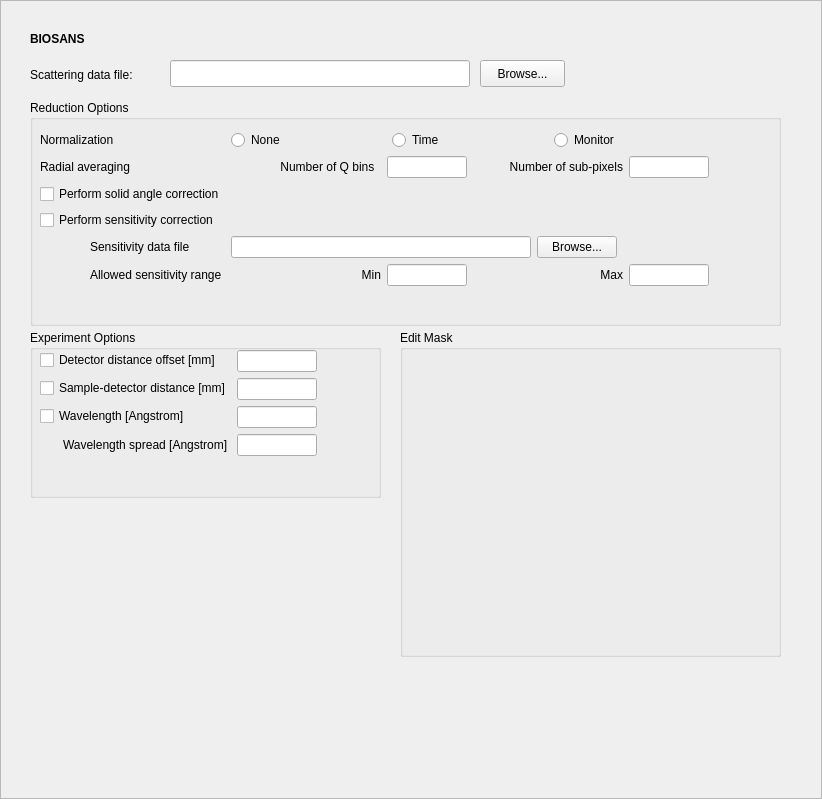
<?xml version="1.0" encoding="UTF-8"?>
<ui version="4.0">
 <class>Frame</class>
 <widget class="QFrame" name="Frame">
  <property name="geometry">
   <rect>
    <x>0</x>
    <y>0</y>
    <width>822</width>
    <height>799</height>
   </rect>
  </property>
  <property name="sizePolicy">
   <sizepolicy hsizetype="Expanding" vsizetype="Expanding">
    <horstretch>0</horstretch>
    <verstretch>0</verstretch>
   </sizepolicy>
  </property>
  <property name="windowTitle">
   <string>Frame</string>
  </property>
  <property name="frameShape">
   <enum>QFrame::StyledPanel</enum>
  </property>
  <property name="frameShadow">
   <enum>QFrame::Raised</enum>
  </property>
  <widget class="QGroupBox" name="reduction_options_groupbox">
   <property name="geometry">
    <rect>
     <x>30</x>
     <y>100</y>
     <width>751</width>
     <height>226</height>
    </rect>
   </property>
   <property name="title">
    <string>Reduction Options</string>
   </property>
   <widget class="QWidget" name="formLayoutWidget_2">
    <property name="geometry">
     <rect>
      <x>10</x>
      <y>30</y>
      <width>713</width>
      <height>210</height>
     </rect>
    </property>
    <layout class="QFormLayout" name="formLayout_2">
     <property name="sizeConstraint">
      <enum>QLayout::SetFixedSize</enum>
     </property>
     <property name="fieldGrowthPolicy">
      <enum>QFormLayout::AllNonFixedFieldsGrow</enum>
     </property>
     <property name="formAlignment">
      <set>Qt::AlignRight|Qt::AlignTop|Qt::AlignTrailing</set>
     </property>
     <item row="0" column="0">
      <widget class="QLabel" name="label_4">
       <property name="text">
        <string>Normalization</string>
       </property>
      </widget>
     </item>
     <item row="0" column="1">
      <layout class="QHBoxLayout" name="horizontalLayout">
       <item>
        <widget class="QRadioButton" name="normalization_none_radio">
         <property name="toolTip">
          <string>Select to skip data normalization.</string>
         </property>
         <property name="text">
          <string>None</string>
         </property>
        </widget>
       </item>
       <item>
        <widget class="QRadioButton" name="normalization_time_radio">
         <property name="toolTip">
          <string>Select to normalize the data to the data collection time.</string>
         </property>
         <property name="text">
          <string>Time</string>
         </property>
        </widget>
       </item>
       <item>
        <widget class="QRadioButton" name="normalization_monitor_radio">
         <property name="toolTip">
          <string>Select to normalize the data to the beam monitor count.</string>
         </property>
         <property name="layoutDirection">
          <enum>Qt::LeftToRight</enum>
         </property>
         <property name="text">
          <string>Monitor</string>
         </property>
        </widget>
       </item>
      </layout>
     </item>
     <item row="2" column="0">
      <widget class="QCheckBox" name="solid_angle_chk">
       <property name="toolTip">
        <string>Select to perform a solid angle correction.</string>
       </property>
       <property name="text">
        <string>Perform solid angle correction</string>
       </property>
      </widget>
     </item>
     <item row="3" column="0">
      <widget class="QCheckBox" name="sensitivity_chk">
       <property name="toolTip">
        <string>Select to perform a detector sensitivity correction.</string>
       </property>
       <property name="text">
        <string>Perform sensitivity correction</string>
       </property>
      </widget>
     </item>
     <item row="4" column="0">
      <widget class="QLabel" name="sensivity_file_label">
       <property name="text">
        <string>Sensitivity data file</string>
       </property>
       <property name="alignment">
        <set>Qt::AlignLeading|Qt::AlignLeft|Qt::AlignVCenter</set>
       </property>
       <property name="wordWrap">
        <bool>false</bool>
       </property>
       <property name="indent">
        <number>50</number>
       </property>
      </widget>
     </item>
     <item row="4" column="1">
      <layout class="QHBoxLayout" name="horizontalLayout_4">
       <item>
        <widget class="QLineEdit" name="sensitivity_file_edit">
         <property name="sizePolicy">
          <sizepolicy hsizetype="Fixed" vsizetype="Fixed">
           <horstretch>0</horstretch>
           <verstretch>0</verstretch>
          </sizepolicy>
         </property>
         <property name="minimumSize">
          <size>
           <width>300</width>
           <height>0</height>
          </size>
         </property>
         <property name="baseSize">
          <size>
           <width>0</width>
           <height>0</height>
          </size>
         </property>
         <property name="toolTip">
          <string>Enter a valid file path to be used for the detector sensitivity data.</string>
         </property>
        </widget>
       </item>
       <item>
        <widget class="QPushButton" name="sensitivity_browse_button">
         <property name="sizePolicy">
          <sizepolicy hsizetype="Fixed" vsizetype="Fixed">
           <horstretch>0</horstretch>
           <verstretch>0</verstretch>
          </sizepolicy>
         </property>
         <property name="text">
          <string>Browse...</string>
         </property>
        </widget>
       </item>
      </layout>
     </item>
     <item row="5" column="0">
      <widget class="QLabel" name="sensitivity_range_label">
       <property name="text">
        <string>Allowed sensitivity range</string>
       </property>
       <property name="indent">
        <number>50</number>
       </property>
      </widget>
     </item>
     <item row="5" column="1">
      <layout class="QHBoxLayout" name="horizontalLayout_5">
       <item>
        <widget class="QLabel" name="sensitivity_min_label">
         <property name="sizePolicy">
          <sizepolicy hsizetype="Fixed" vsizetype="Preferred">
           <horstretch>0</horstretch>
           <verstretch>0</verstretch>
          </sizepolicy>
         </property>
         <property name="minimumSize">
          <size>
           <width>150</width>
           <height>0</height>
          </size>
         </property>
         <property name="maximumSize">
          <size>
           <width>150</width>
           <height>16777215</height>
          </size>
         </property>
         <property name="text">
          <string>Min</string>
         </property>
         <property name="alignment">
          <set>Qt::AlignRight|Qt::AlignTrailing|Qt::AlignVCenter</set>
         </property>
        </widget>
       </item>
       <item>
        <widget class="QLineEdit" name="min_sensitivity_edit">
         <property name="sizePolicy">
          <sizepolicy hsizetype="Fixed" vsizetype="Fixed">
           <horstretch>0</horstretch>
           <verstretch>0</verstretch>
          </sizepolicy>
         </property>
         <property name="minimumSize">
          <size>
           <width>80</width>
           <height>0</height>
          </size>
         </property>
         <property name="maximumSize">
          <size>
           <width>80</width>
           <height>16777215</height>
          </size>
         </property>
         <property name="toolTip">
          <string>Enter the minimum allowed relative sensitivity for any given pixel.</string>
         </property>
        </widget>
       </item>
       <item>
        <widget class="QLabel" name="sensitivity_max_label">
         <property name="sizePolicy">
          <sizepolicy hsizetype="Fixed" vsizetype="Preferred">
           <horstretch>0</horstretch>
           <verstretch>0</verstretch>
          </sizepolicy>
         </property>
         <property name="minimumSize">
          <size>
           <width>150</width>
           <height>0</height>
          </size>
         </property>
         <property name="maximumSize">
          <size>
           <width>150</width>
           <height>16777215</height>
          </size>
         </property>
         <property name="text">
          <string>Max</string>
         </property>
         <property name="alignment">
          <set>Qt::AlignRight|Qt::AlignTrailing|Qt::AlignVCenter</set>
         </property>
        </widget>
       </item>
       <item>
        <widget class="QLineEdit" name="max_sensitivity_edit">
         <property name="sizePolicy">
          <sizepolicy hsizetype="Fixed" vsizetype="Fixed">
           <horstretch>0</horstretch>
           <verstretch>0</verstretch>
          </sizepolicy>
         </property>
         <property name="minimumSize">
          <size>
           <width>80</width>
           <height>0</height>
          </size>
         </property>
         <property name="maximumSize">
          <size>
           <width>80</width>
           <height>16777215</height>
          </size>
         </property>
         <property name="toolTip">
          <string>Enter the maximum allowed relative sensitivity for any given pixel.</string>
         </property>
        </widget>
       </item>
      </layout>
     </item>
     <item row="1" column="0">
      <widget class="QLabel" name="label_2">
       <property name="text">
        <string>Radial averaging</string>
       </property>
      </widget>
     </item>
     <item row="1" column="1">
      <layout class="QHBoxLayout" name="horizontalLayout_2">
       <item>
        <widget class="QLabel" name="label">
         <property name="sizePolicy">
          <sizepolicy hsizetype="Fixed" vsizetype="Preferred">
           <horstretch>0</horstretch>
           <verstretch>0</verstretch>
          </sizepolicy>
         </property>
         <property name="minimumSize">
          <size>
           <width>150</width>
           <height>0</height>
          </size>
         </property>
         <property name="maximumSize">
          <size>
           <width>150</width>
           <height>16777215</height>
          </size>
         </property>
         <property name="text">
          <string>Number of Q bins  </string>
         </property>
         <property name="alignment">
          <set>Qt::AlignRight|Qt::AlignTrailing|Qt::AlignVCenter</set>
         </property>
        </widget>
       </item>
       <item>
        <widget class="QLineEdit" name="n_q_bins_edit">
         <property name="minimumSize">
          <size>
           <width>80</width>
           <height>0</height>
          </size>
         </property>
         <property name="maximumSize">
          <size>
           <width>80</width>
           <height>16777215</height>
          </size>
         </property>
         <property name="toolTip">
          <string>Enter the number of Q bins for the output I(Q) distribution.</string>
         </property>
        </widget>
       </item>
       <item>
        <widget class="QLabel" name="label_3">
         <property name="sizePolicy">
          <sizepolicy hsizetype="Fixed" vsizetype="Preferred">
           <horstretch>0</horstretch>
           <verstretch>0</verstretch>
          </sizepolicy>
         </property>
         <property name="minimumSize">
          <size>
           <width>150</width>
           <height>0</height>
          </size>
         </property>
         <property name="maximumSize">
          <size>
           <width>150</width>
           <height>16777215</height>
          </size>
         </property>
         <property name="text">
          <string>Number of sub-pixels</string>
         </property>
         <property name="alignment">
          <set>Qt::AlignRight|Qt::AlignTrailing|Qt::AlignVCenter</set>
         </property>
        </widget>
       </item>
       <item>
        <widget class="QLineEdit" name="n_sub_pix_edit">
         <property name="minimumSize">
          <size>
           <width>80</width>
           <height>0</height>
          </size>
         </property>
         <property name="maximumSize">
          <size>
           <width>80</width>
           <height>16777215</height>
          </size>
         </property>
         <property name="toolTip">
          <string>Enter the number of sub-pixels in each direction of a detector pixel to use for the
radial averaging. For instance, entering 3 will sub-divide each detector pixel by 3
in each direction and will create 9 sub-pixels.</string>
         </property>
        </widget>
       </item>
      </layout>
     </item>
    </layout>
   </widget>
  </widget>
  <widget class="QGroupBox" name="geometry_options_groupbox">
   <property name="geometry">
    <rect>
     <x>30</x>
     <y>330</y>
     <width>351</width>
     <height>168</height>
    </rect>
   </property>
   <property name="title">
    <string>Experiment Options</string>
   </property>
   <widget class="QWidget" name="formLayoutWidget_3">
    <property name="geometry">
     <rect>
      <x>10</x>
      <y>20</y>
      <width>341</width>
      <height>138</height>
     </rect>
    </property>
    <layout class="QFormLayout" name="formLayout_3">
     <property name="fieldGrowthPolicy">
      <enum>QFormLayout::AllNonFixedFieldsGrow</enum>
     </property>
     <item row="0" column="0">
      <widget class="QCheckBox" name="detector_offset_chk">
       <property name="toolTip">
        <string>Select to set the detector distance offset.</string>
       </property>
       <property name="whatsThis">
        <string/>
       </property>
       <property name="text">
        <string>Detector distance offset [mm]</string>
       </property>
      </widget>
     </item>
     <item row="0" column="1">
      <widget class="QLineEdit" name="detector_offset_edit">
       <property name="minimumSize">
        <size>
         <width>80</width>
         <height>0</height>
        </size>
       </property>
       <property name="maximumSize">
        <size>
         <width>80</width>
         <height>16777215</height>
        </size>
       </property>
       <property name="toolTip">
        <string>Enter the detector distance offset in mm.</string>
       </property>
      </widget>
     </item>
     <item row="1" column="0">
      <widget class="QCheckBox" name="sample_dist_chk">
       <property name="toolTip">
        <string>Select to force the sample-detector distance.</string>
       </property>
       <property name="text">
        <string>Sample-detector distance [mm]</string>
       </property>
      </widget>
     </item>
     <item row="1" column="1">
      <widget class="QLineEdit" name="sample_dist_edit">
       <property name="sizePolicy">
        <sizepolicy hsizetype="Expanding" vsizetype="Fixed">
         <horstretch>0</horstretch>
         <verstretch>0</verstretch>
        </sizepolicy>
       </property>
       <property name="minimumSize">
        <size>
         <width>80</width>
         <height>0</height>
        </size>
       </property>
       <property name="maximumSize">
        <size>
         <width>80</width>
         <height>16777215</height>
        </size>
       </property>
       <property name="toolTip">
        <string>Enter the value of the sample-to-detector distance in mm.</string>
       </property>
      </widget>
     </item>
     <item row="2" column="0">
      <widget class="QCheckBox" name="wavelength_chk">
       <property name="toolTip">
        <string>Select to force the wavelength to a given value.</string>
       </property>
       <property name="text">
        <string>Wavelength [Angstrom]</string>
       </property>
      </widget>
     </item>
     <item row="2" column="1">
      <widget class="QLineEdit" name="wavelength_edit">
       <property name="minimumSize">
        <size>
         <width>80</width>
         <height>0</height>
        </size>
       </property>
       <property name="maximumSize">
        <size>
         <width>80</width>
         <height>16777215</height>
        </size>
       </property>
       <property name="toolTip">
        <string>Enter the value of the neutron wavelength.</string>
       </property>
      </widget>
     </item>
     <item row="3" column="0">
      <widget class="QLabel" name="label_10">
       <property name="text">
        <string>Wavelength spread [Angstrom]</string>
       </property>
       <property name="indent">
        <number>23</number>
       </property>
      </widget>
     </item>
     <item row="3" column="1">
      <widget class="QLineEdit" name="wavelength_spread_edit">
       <property name="minimumSize">
        <size>
         <width>80</width>
         <height>0</height>
        </size>
       </property>
       <property name="maximumSize">
        <size>
         <width>80</width>
         <height>16777215</height>
        </size>
       </property>
       <property name="toolTip">
        <string>Enter the value of the neutron wavelength spread.</string>
       </property>
      </widget>
     </item>
    </layout>
   </widget>
  </widget>
  <widget class="QLabel" name="instr_name_label">
   <property name="geometry">
    <rect>
     <x>30</x>
     <y>30</y>
     <width>550</width>
     <height>17</height>
    </rect>
   </property>
   <property name="font">
    <font>
     <weight>75</weight>
     <bold>true</bold>
    </font>
   </property>
   <property name="text">
    <string>BIOSANS</string>
   </property>
  </widget>
  <widget class="QLabel" name="label_9">
   <property name="geometry">
    <rect>
     <x>30</x>
     <y>60</y>
     <width>131</width>
     <height>29</height>
    </rect>
   </property>
   <property name="text">
    <string>Scattering data file:</string>
   </property>
   <property name="alignment">
    <set>Qt::AlignLeading|Qt::AlignLeft|Qt::AlignVCenter</set>
   </property>
   <property name="wordWrap">
    <bool>false</bool>
   </property>
   <property name="indent">
    <number>0</number>
   </property>
  </widget>
  <widget class="QLineEdit" name="data_file_edit">
   <property name="geometry">
    <rect>
     <x>170</x>
     <y>60</y>
     <width>300</width>
     <height>27</height>
    </rect>
   </property>
   <property name="sizePolicy">
    <sizepolicy hsizetype="Fixed" vsizetype="Fixed">
     <horstretch>0</horstretch>
     <verstretch>0</verstretch>
    </sizepolicy>
   </property>
   <property name="minimumSize">
    <size>
     <width>300</width>
     <height>0</height>
    </size>
   </property>
   <property name="baseSize">
    <size>
     <width>0</width>
     <height>0</height>
    </size>
   </property>
   <property name="toolTip">
    <string>Enter a valid file path to the SANS data file you want to reduce.</string>
   </property>
  </widget>
  <widget class="QPushButton" name="data_file_browse_button">
   <property name="geometry">
    <rect>
     <x>480</x>
     <y>60</y>
     <width>85</width>
     <height>27</height>
    </rect>
   </property>
   <property name="sizePolicy">
    <sizepolicy hsizetype="Fixed" vsizetype="Fixed">
     <horstretch>0</horstretch>
     <verstretch>0</verstretch>
    </sizepolicy>
   </property>
   <property name="text">
    <string>Browse...</string>
   </property>
  </widget>
  <widget class="QGroupBox" name="groupBox">
   <property name="geometry">
    <rect>
     <x>400</x>
     <y>330</y>
     <width>381</width>
     <height>327</height>
    </rect>
   </property>
   <property name="title">
    <string>Edit Mask</string>
   </property>
   <widget class="QWidget" name="horizontalLayoutWidget">
    <property name="geometry">
     <rect>
      <x>0</x>
      <y>10</y>
      <width>311</width>
      <height>291</height>
     </rect>
    </property>
    <layout class="QHBoxLayout" name="placeholder_layout">
     <property name="sizeConstraint">
      <enum>QLayout::SetFixedSize</enum>
     </property>
    </layout>
   </widget>
  </widget>
 </widget>
 <resources/>
 <connections/>
</ui>
